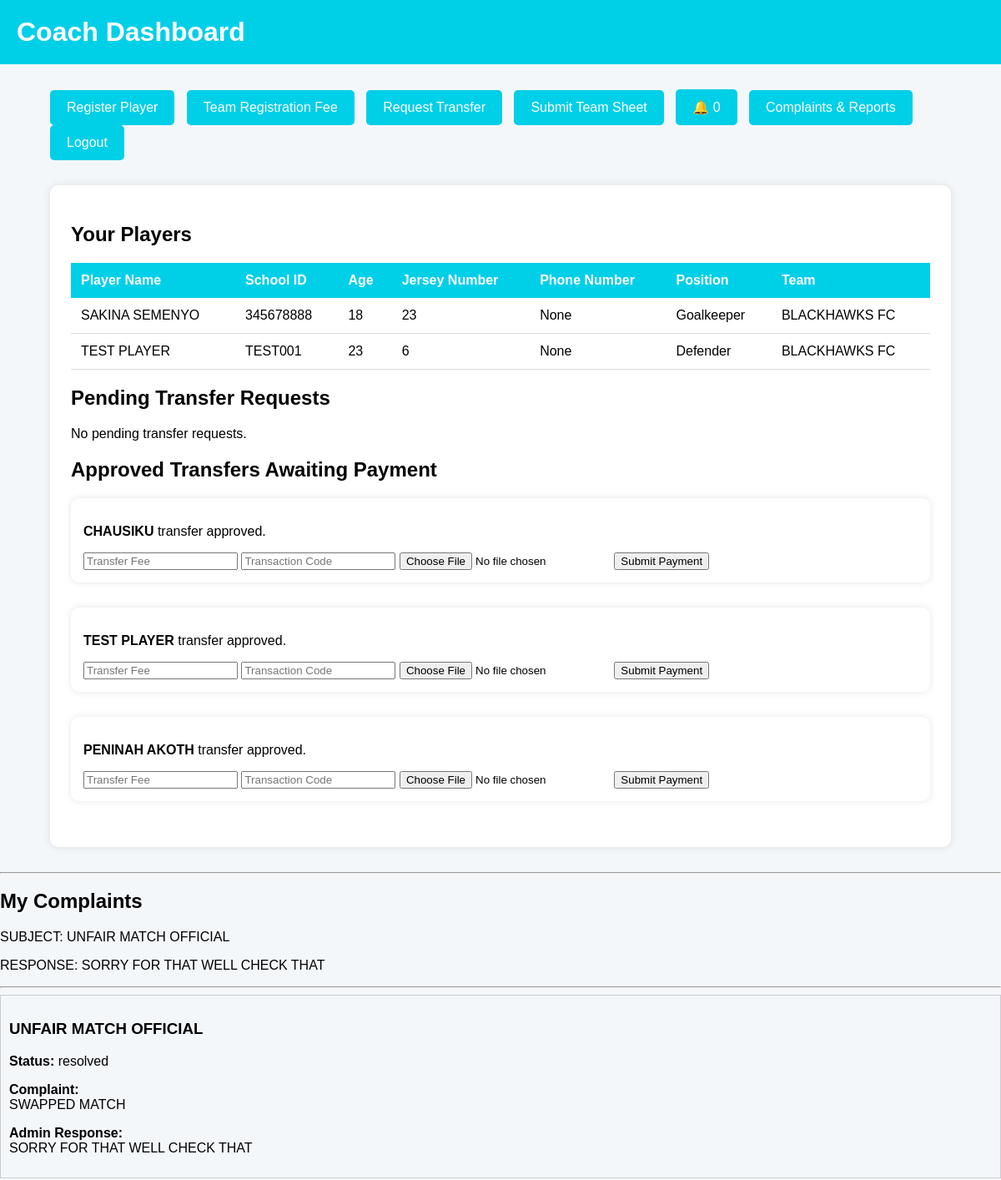
Page /dashboard/ (signed in, upper part) on the earlier database version.
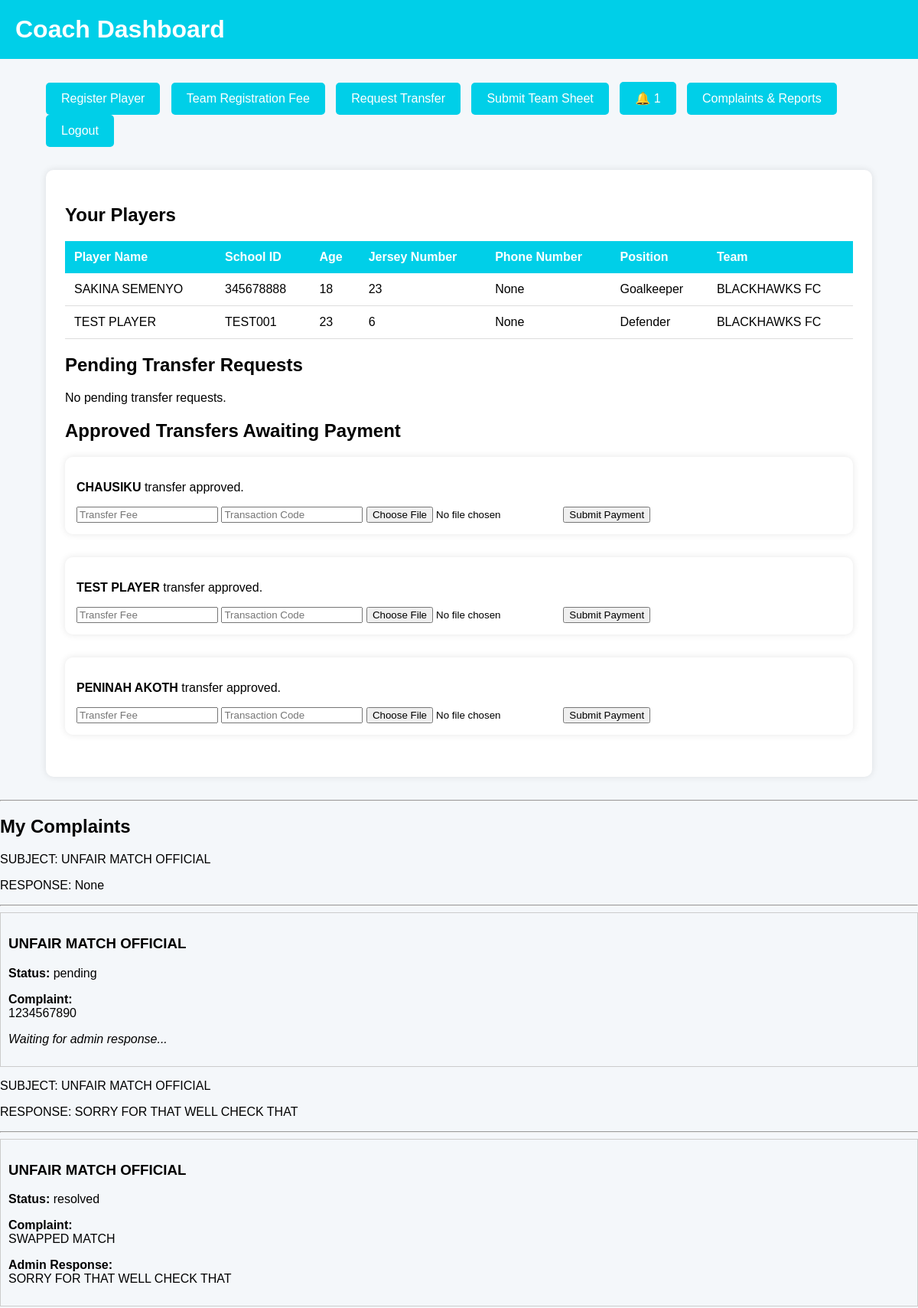
Same page on the later database version.
### players/models.py (models this page shows, shortened)
class Player(models.Model):
    player_name = models.CharField(max_length=100)
    school_id = models.CharField(max_length=50)
    age = models.IntegerField(default=18)
    jersey_number = models.IntegerField(default=0)
    phone_number = models.CharField(
        max_length=15,
        blank=True,
        null=True
    )
    POSITION_CHOICES = (
        ('Goalkeeper', 'Goalkeeper'),
        ('Defender', 'Defender'),
        ('Midfielder', 'Midfielder'),
        ('Forward', 'Forward'),
    )
    position = models.CharField(
        max_length=20,
        choices=POSITION_CHOICES,
        default='Defender'
    )
    goals = models.IntegerField(default=0)
    assists = models.IntegerField(default=0)
    clean_sheets = models.IntegerField(default=0)
    goal_conceded = models.IntegerField(default=0)
    yellow_cards = models.IntegerField(default=0)
    red_cards = models.IntegerField(default=0)
    is_suspended = models.BooleanField(default=False)
    suspension_matches = models.IntegerField(default=0)
    team = models.ForeignKey(
        'teams.Team',
        on_delete=models.CASCADE,
        related_name='players'
    )
    def __str__(self):
        return self.player_name

class Transfer(models.Model):
    STATUS_CHOICES = (
        ('Pending', 'Pending'),
        ('Approved', 'Approved'),
        ('Completed', 'Completed'),
        ('Rejected', 'Rejected'),
    )
    player = models.ForeignKey(
        Player,
        on_delete=models.CASCADE
    )
    from_team = models.ForeignKey(
        'teams.Team',
        on_delete=models.CASCADE,
        related_name='from_team'
    )
    to_team = models.ForeignKey(
        'teams.Team',
        on_delete=models.CASCADE,
        related_name='to_team'
    )
    transaction_code = models.CharField(
        max_length=100,
        blank=True,
        null=True
    )
    proof_of_payment = models.ImageField(
        upload_to='transfer_proofs/',
        blank=True,
        null=True
    )
    status = models.CharField(
        max_length=20,
        choices=STATUS_CHOICES,
        default='Pending'
    )
    created_at = models.DateTimeField(
        auto_now_add=True
    )
    def __str__(self):
        return f"{self.player} -> {self.to_team}"

### teams/models.py (models this page shows)
class Team(models.Model):
    CATEGORY_CHOICES = (
        ('Men', 'Men'),
        ('Ladies', 'Ladies'),
    )
    name = models.CharField(max_length=100)
    coach = models.ForeignKey(
    settings.AUTH_USER_MODEL,
    on_delete=models.SET_NULL,
    null=True,
    blank=True,
    limit_choices_to={'role': 'coach'}
)
    phone_number = models.CharField(
        max_length=15,
        blank=True,
        null=True
    )
    category = models.CharField(
        max_length=10,
        choices=CATEGORY_CHOICES,
        default='Men'
    )
    played = models.IntegerField(default=0)
    wins = models.IntegerField(default=0)
    draws = models.IntegerField(default=0)
    losses = models.IntegerField(default=0)
    goals_scored = models.IntegerField(default=0)
    goals_conceded = models.IntegerField(default=0)
    goal_difference = models.IntegerField(default=0)
    points = models.IntegerField(default=0)
    def __str__(self):
        return self.name

### complaints/models.py (models this page shows)
class Complaint(models.Model):
    STATUS_CHOICES = (
        ('pending', 'Pending'),
        ('resolved', 'Resolved'),
    )
    coach = models.ForeignKey(
        CustomUser,
        on_delete=models.CASCADE
    )
    subject = models.CharField(max_length=200)
    message = models.TextField()
    admin_response = models.TextField(
        blank=True,
        null=True
    )
    status = models.CharField(
        max_length=20,
        choices=STATUS_CHOICES,
        default='pending'
    )
    created_at = models.DateTimeField(auto_now_add=True)
    def __str__(self):
        return self.subject

### teams/views.py (the view)
# urls.py: path('dashboard/', views.coach_dashboard, name='coach_dashboard'),
def coach_dashboard(request):
    team = Team.objects.filter(coach=request.user).first()
    if team:
        players = Player.objects.filter(team=team)
        pending_transfers = Transfer.objects.filter(
            from_team=team,
            status='Pending'
        )
        approved_transfers = Transfer.objects.filter(
            to_team=team,
            status='Approved'
        ).exclude(
            transferpayment__status='Approved'
        )
        print("APPROVED TRANSFERS:", approved_transfers)
    else:
        players = Player.objects.none()
        pending_transfers = Transfer.objects.none()
        approved_transfers = Transfer.objects.none()
    unread_count = Notification.objects.filter(
            user=request.user,
            is_read=False
        ).count()
    my_complaints = Complaint.objects.filter(
        coach=request.user
    ).order_by('-created_at')
    print("CURRENT USER:", request.user)
    print("MY COMPLAINTS:", my_complaints)
    context = {
        'players': players,
        'team': team,
        'pending_transfers': pending_transfers,
        'approved_transfers': approved_transfers,
        'unread_count': unread_count,
        'my_complaints': my_complaints
    }
    return render(
        request,
        'teams/coach_dashboard.html',
        context
    )

### notifications/context_processors.py (called while the page is built)
def admin_notifications(request):
    return {
        'unread_notifications':
        AdminNotification.objects.filter(
            is_read=False
        ).count()
    }

### users/models.py (called while the page is built)
    def __str__(self):
        return self.username

### templates/teams/coach_dashboard.html (shortened to what this page needs)
<!DOCTYPE html>
<html>
<head>
</head>
<body>
<div class="topbar">
    <h1>Coach Dashboard</h1>
</div>
<div class="container">
    <div class="menu">
        <a href="/register-player/">Register Player</a>
        <a href="/teams/payment/">
            Team Registration Fee
        </a>
        <a href="/request-transfer/">
            Request Transfer
        </a>
        <a href="/lineups/submit/">
            Submit Team Sheet
        </a>
        <a href="{% url 'notifications' %}">
            🔔 {{ unread_count }}
        </a>
        <a href="/complaints/submit/">
            Complaints & Reports
        </a>
        <a href="/logout/">
            Logout
        </a>
    </div>
    <div class="card">
        <h2>Your Players</h2>
        <table>
            <tr>
                <th>Player Name</th>
                <th>School ID</th>
                <th>Age</th>
                <th>Jersey Number</th>
                <th>Phone Number</th>
                <th>Position</th>
                <th>Team</th>
            </tr>
            {% for player in players %}
            <tr>
                <td>{{ player.player_name }}</td>
                <td>{{ player.school_id }}</td>
                <td>{{ player.age }}</td>
                <td>{{ player.jersey_number }}</td>
                <td>{{ player.phone_number }}</td>
                <td>{{ player.position }}</td>
                <td>{{ player.team.name }}</td>
            </tr>
            {% endfor %}
        </table>
        <h2>Pending Transfer Requests</h2>
{% for transfer in pending_transfers %}
<div class="card" style="margin-top:20px; padding:15px;">
    <p>
        <strong>{{ transfer.player.player_name }}</strong>
        wants to move from
        <strong>{{ transfer.from_team.name }}</strong>
        to
        <strong>{{ transfer.to_team.name }}</strong>
    </p>
    <a href="{% url 'approve_transfer' transfer.id %}">
        <button>Approve</button>
    </a>
    <a href="{% url 'reject_transfer' transfer.id %}">
        <button>Reject</button>
    </a>
</div>
{% empty %}
<p>No pending transfer requests.</p>
{% endfor %}
<h2>Approved Transfers Awaiting Payment</h2>
{% for transfer in approved_transfers %}
    {% if transfer.status == 'Approved' %}
    <div class="card" style="margin-top:20px; padding:15px;">
        <p>
            <strong>{{ transfer.player.player_name }}</strong>
            transfer approved.
        </p>
        <form method="POST"
            enctype="multipart/form-data"
            action="{% url 'transfer_payment' transfer.id %}">
            <input
                type="number"
                name="amount"
                placeholder="Transfer Fee"
                required
            >
            <input
                type="text"
                name="transaction_code"
                placeholder="Transaction Code"
                required
            >
            <input type="file" name="proof_of_payment" required>
            <button type="submit">
                Submit Payment
            </button>
        </form>
    </div>
    {% endif %}
{% endfor %}
    </div>
</div>
<hr>
<h2>My Complaints</h2>
{% for complaint in my_complaints %}
<p>SUBJECT: {{ complaint.subject }}</p>
<p>RESPONSE: {{ complaint.admin_response }}</p>
<hr>
<div style="border:1px solid #ccc; padding:10px; margin-bottom:10px;">
    <h3>{{ complaint.subject }}</h3>
    <p>
        <strong>Status:</strong>
        {{ complaint.status }}
    </p>
    <p>
        <strong>Complaint:</strong><br>
        {{ complaint.message }}
    </p>
    {% if complaint.admin_response %}
        <p>
            <strong>Admin Response:</strong><br>
            {{ complaint.admin_response }}
        </p>
    {% else %}
        <p><em>Waiting for admin response...</em></p>
    {% endif %}
</div>
{% empty %}
<p>No complaints submitted yet.</p>
{% endfor %}
</body>
</html>

Differences in the rows shown:
added Complaint: subject "UNFAIR MATCH OFFICIAL", admin_response "None", status "pending", message "1234567890", shows "Waiting for admin response..."
Other differences:
{{ unread_count }}: "0" → "1"
